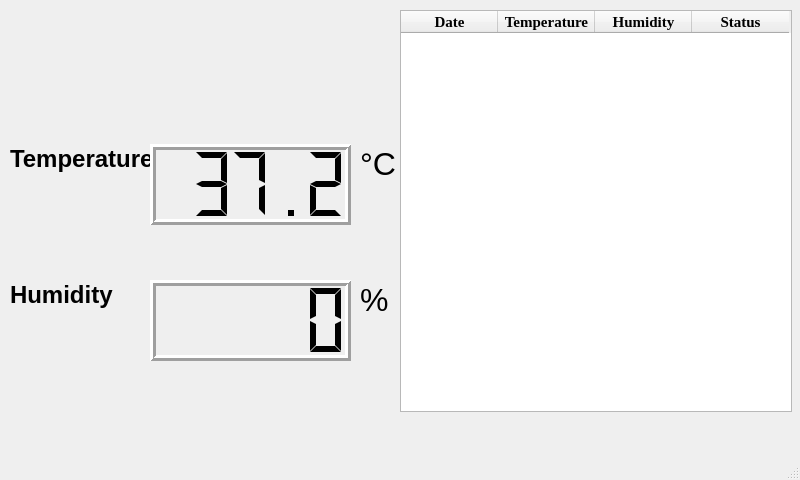
<?xml version="1.0" encoding="UTF-8"?>
<ui version="4.0">
 <class>MainWindow</class>
 <widget class="QMainWindow" name="MainWindow">
  <property name="geometry">
   <rect>
    <x>0</x>
    <y>0</y>
    <width>800</width>
    <height>480</height>
   </rect>
  </property>
  <property name="minimumSize">
   <size>
    <width>800</width>
    <height>480</height>
   </size>
  </property>
  <property name="maximumSize">
   <size>
    <width>800</width>
    <height>480</height>
   </size>
  </property>
  <property name="windowTitle">
   <string>Temperature &amp; Humidity display</string>
  </property>
  <widget class="QWidget" name="centralwidget">
   <widget class="QLabel" name="TemperatureLabel">
    <property name="geometry">
     <rect>
      <x>10</x>
      <y>134</y>
      <width>141</width>
      <height>51</height>
     </rect>
    </property>
    <property name="text">
     <string>&lt;html&gt;&lt;head/&gt;&lt;body&gt;&lt;p&gt;&lt;span style=&quot; font-size:18pt; font-weight:600;&quot;&gt;Temperature&lt;/span&gt;&lt;/p&gt;&lt;/body&gt;&lt;/html&gt;</string>
    </property>
   </widget>
   <widget class="QLabel" name="HumidityLabel">
    <property name="geometry">
     <rect>
      <x>10</x>
      <y>270</y>
      <width>141</width>
      <height>51</height>
     </rect>
    </property>
    <property name="text">
     <string>&lt;html&gt;&lt;head/&gt;&lt;body&gt;&lt;p&gt;&lt;span style=&quot; font-size:18pt; font-weight:600;&quot;&gt;Humidity&lt;/span&gt;&lt;/p&gt;&lt;/body&gt;&lt;/html&gt;</string>
    </property>
   </widget>
   <widget class="QLCDNumber" name="TemperatureValue">
    <property name="geometry">
     <rect>
      <x>150</x>
      <y>144</y>
      <width>201</width>
      <height>81</height>
     </rect>
    </property>
    <property name="font">
     <font>
      <family>Times New Roman</family>
     </font>
    </property>
    <property name="whatsThis">
     <string>&lt;html&gt;&lt;head/&gt;&lt;body&gt;&lt;p&gt;&lt;br/&gt;&lt;/p&gt;&lt;/body&gt;&lt;/html&gt;</string>
    </property>
    <property name="styleSheet">
     <string notr="true"/>
    </property>
    <property name="lineWidth">
     <number>3</number>
    </property>
    <property name="smallDecimalPoint">
     <bool>false</bool>
    </property>
    <property name="digitCount">
     <number>5</number>
    </property>
    <property name="segmentStyle">
     <enum>QLCDNumber::Flat</enum>
    </property>
    <property name="value" stdset="0">
     <double>37.200000000000003</double>
    </property>
   </widget>
   <widget class="QLCDNumber" name="HumidityValue">
    <property name="geometry">
     <rect>
      <x>150</x>
      <y>280</y>
      <width>201</width>
      <height>81</height>
     </rect>
    </property>
    <property name="font">
     <font>
      <family>Times New Roman</family>
     </font>
    </property>
    <property name="styleSheet">
     <string notr="true"/>
    </property>
    <property name="frameShape">
     <enum>QFrame::Box</enum>
    </property>
    <property name="frameShadow">
     <enum>QFrame::Raised</enum>
    </property>
    <property name="lineWidth">
     <number>3</number>
    </property>
    <property name="segmentStyle">
     <enum>QLCDNumber::Flat</enum>
    </property>
   </widget>
   <widget class="QTableWidget" name="tableWidget">
    <property name="geometry">
     <rect>
      <x>400</x>
      <y>10</y>
      <width>392</width>
      <height>402</height>
     </rect>
    </property>
    <property name="minimumSize">
     <size>
      <width>392</width>
      <height>402</height>
     </size>
    </property>
    <property name="maximumSize">
     <size>
      <width>392</width>
      <height>402</height>
     </size>
    </property>
    <attribute name="horizontalHeaderCascadingSectionResizes">
     <bool>true</bool>
    </attribute>
    <attribute name="horizontalHeaderDefaultSectionSize">
     <number>97</number>
    </attribute>
    <column>
     <property name="text">
      <string>Date</string>
     </property>
     <property name="font">
      <font>
       <family>Times New Roman</family>
       <pointsize>11</pointsize>
       <weight>75</weight>
       <bold>true</bold>
      </font>
     </property>
    </column>
    <column>
     <property name="text">
      <string>Temperature</string>
     </property>
     <property name="font">
      <font>
       <family>Times New Roman</family>
       <pointsize>11</pointsize>
       <weight>75</weight>
       <bold>true</bold>
      </font>
     </property>
    </column>
    <column>
     <property name="text">
      <string>Humidity</string>
     </property>
     <property name="font">
      <font>
       <family>Times New Roman</family>
       <pointsize>11</pointsize>
       <weight>75</weight>
       <bold>true</bold>
      </font>
     </property>
    </column>
    <column>
     <property name="text">
      <string>Status</string>
     </property>
     <property name="font">
      <font>
       <family>Times New Roman</family>
       <pointsize>11</pointsize>
       <weight>75</weight>
       <bold>true</bold>
      </font>
     </property>
    </column>
   </widget>
   <widget class="QLabel" name="TemperatureLabel_2">
    <property name="geometry">
     <rect>
      <x>360</x>
      <y>134</y>
      <width>61</width>
      <height>61</height>
     </rect>
    </property>
    <property name="text">
     <string>&lt;!DOCTYPE HTML PUBLIC &quot;-//W3C//DTD HTML 4.0//EN&quot; &quot;http://www.w3.org/TR/REC-html40/strict.dtd&quot;&gt;
&lt;html&gt;&lt;head&gt;&lt;meta name=&quot;qrichtext&quot; content=&quot;1&quot; /&gt;&lt;style type=&quot;text/css&quot;&gt;
p, li { white-space: pre-wrap; }
&lt;/style&gt;&lt;/head&gt;&lt;body style=&quot; font-family:'.SF NS Text'; font-size:13pt; font-weight:400; font-style:normal;&quot;&gt;
&lt;p style=&quot; margin-top:12px; margin-bottom:12px; margin-left:0px; margin-right:0px; -qt-block-indent:0; text-indent:0px;&quot;&gt;&lt;span style=&quot; font-size:24pt;&quot;&gt;°C&lt;/span&gt;&lt;/p&gt;&lt;/body&gt;&lt;/html&gt;</string>
    </property>
   </widget>
   <widget class="QLabel" name="TemperatureLabel_3">
    <property name="geometry">
     <rect>
      <x>360</x>
      <y>270</y>
      <width>61</width>
      <height>61</height>
     </rect>
    </property>
    <property name="text">
     <string>&lt;html&gt;&lt;head/&gt;&lt;body&gt;&lt;p&gt;&lt;span style=&quot; font-size:24pt;&quot;&gt;%&lt;/span&gt;&lt;/p&gt;&lt;/body&gt;&lt;/html&gt;</string>
    </property>
   </widget>
   <widget class="QLabel" name="label">
    <property name="geometry">
     <rect>
      <x>3</x>
      <y>3</y>
      <width>371</width>
      <height>111</height>
     </rect>
    </property>
    <property name="text">
     <string>&lt;html&gt;&lt;head/&gt;&lt;body&gt;&lt;p&gt;&lt;img src=&quot;:/newPrefix/圖片2.jpg&quot;/&gt;&lt;/p&gt;&lt;/body&gt;&lt;/html&gt;</string>
    </property>
   </widget>
   <widget class="QLabel" name="label_2">
    <property name="geometry">
     <rect>
      <x>-10</x>
      <y>-30</y>
      <width>821</width>
      <height>631</height>
     </rect>
    </property>
    <property name="text">
     <string>&lt;html&gt;&lt;head/&gt;&lt;body&gt;&lt;p&gt;&lt;img src=&quot;:/newPrefix/圖片1.jpg&quot;/&gt;&lt;/p&gt;&lt;/body&gt;&lt;/html&gt;</string>
    </property>
   </widget>
   <zorder>label_2</zorder>
   <zorder>label</zorder>
   <zorder>TemperatureLabel</zorder>
   <zorder>HumidityLabel</zorder>
   <zorder>TemperatureValue</zorder>
   <zorder>HumidityValue</zorder>
   <zorder>tableWidget</zorder>
   <zorder>TemperatureLabel_2</zorder>
   <zorder>TemperatureLabel_3</zorder>
  </widget>
  <widget class="QMenuBar" name="menubar">
   <property name="geometry">
    <rect>
     <x>0</x>
     <y>0</y>
     <width>800</width>
     <height>21</height>
    </rect>
   </property>
  </widget>
  <widget class="QStatusBar" name="statusbar"/>
 </widget>
 <tabstops>
  <tabstop>tableWidget</tabstop>
 </tabstops>
 <resources>
  <include location="../../new 1.qrc"/>
 </resources>
 <connections/>
</ui>
